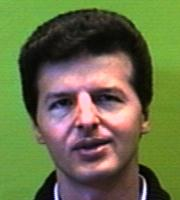
%> input picture Samples/FLD_based Face Recognition System_v2/TestDatabase/1.jpg, 180 x 200 px
$ octave --eval "result = CreateDatabase('TestDatabase/1.jpg');"   (GNU Octave 9; MATLAB toolbox functions it lacks are replaced by stand-ins)
%> lines starting %> are read from the running program, lines starting %| are printed output that depends on the picture
function T = CreateDatabase(TrainDatabasePath)
%> called with TrainDatabasePath = 'TestDatabase/1.jpg'
% Align a set of face images (the training set T1, T2, ... , TM )
%
% Description: This function reshapes all 2D images of the training database
% into 1D column vectors. Then, it puts these 1D column vectors in a row to
% construct 2D matrix 'T'. Each column of 'T' is a training image, which has been reshaped into a 1D vector.
% Also, P is the total number of MxN training images and C is the number of
% classes.
%
%
% Argument:     TrainDatabasePath      - Path of the training database
%
% Returns:      T                      - A 2D matrix, containing all 1D image vectors.
%                                        The length of 1D column vectors is MN and 'T' will be a MNxP 2D matrix.
%
% See also: STRCMP, STRCAT, RESHAPE

% Original version by Amir Hossein Omidvarnia, October 2007
%                     Email: aomidvar@ece.ut.ac.ir

%%%%%%%%%%%%%%%%%%%%%%%% File management
TrainFiles = dir(TrainDatabasePath);
Train_Number = 0;

for i = 1:size(TrainFiles,1)
    if not(strcmp(TrainFiles(i).name,'.')|strcmp(TrainFiles(i).name,'..')|strcmp(TrainFiles(i).name,'Thumbs.db'))
        Train_Number = Train_Number + 1; % Number of all images in the training database
    end
end

%%%%%%%%%%%%%%%%%%%%%%%% Construction of 2D matrix from 1D image vectors
T = [];
for i = 1 : Train_Number

    % I have chosen the name of each image in databases as a corresponding
    % number. However, it is not mandatory!
    str = int2str(i);
    str = strcat('\',str,'.jpg');
    str = strcat(TrainDatabasePath,str);

    img = imread(str);
%> img is the input picture: size 200x180x3 uint8; mean R, G, B 105.3, 111.7, 71.5
    img = imresize(img, [160,120] );
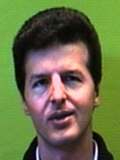
%> img: size 160x120x3 uint8; mean R, G, B 105.3, 111.7, 71.5
    img = rgb2gray(img);
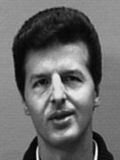
%> img: size 160x120 uint8; min 0, max 248, mean 105.2

    [irow icol] = size(img);
%> irow = 160; icol = 120

    temp = reshape(img',irow*icol,1);   % Reshaping 2D images into 1D image vectors
    T = [T temp]; % 'T' grows after each turn
end

T = double(T);
